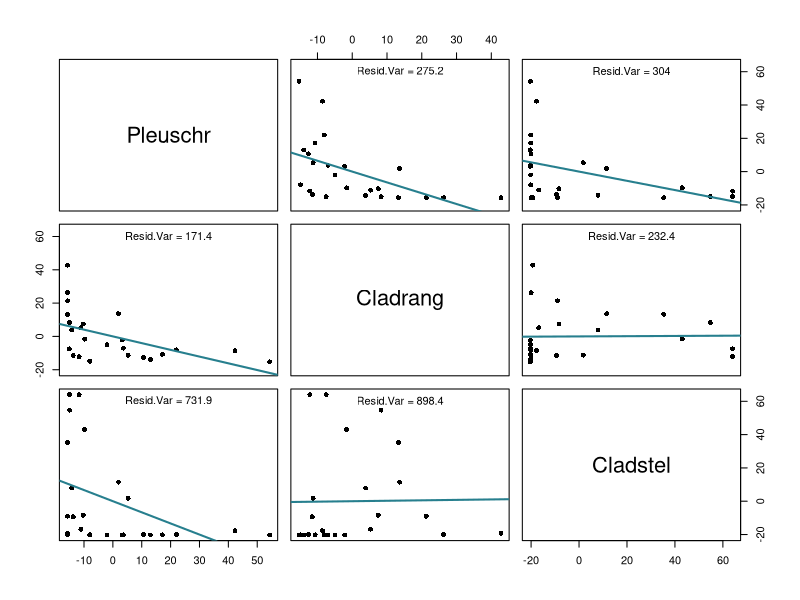
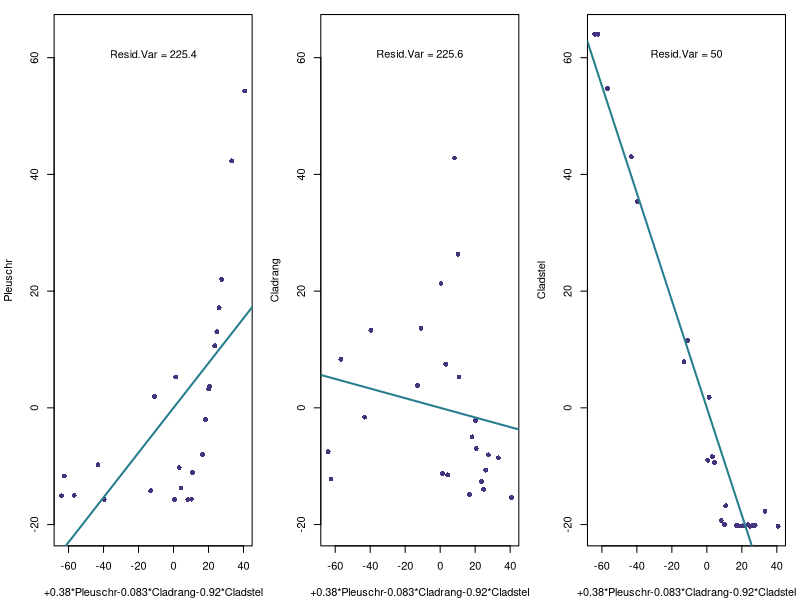
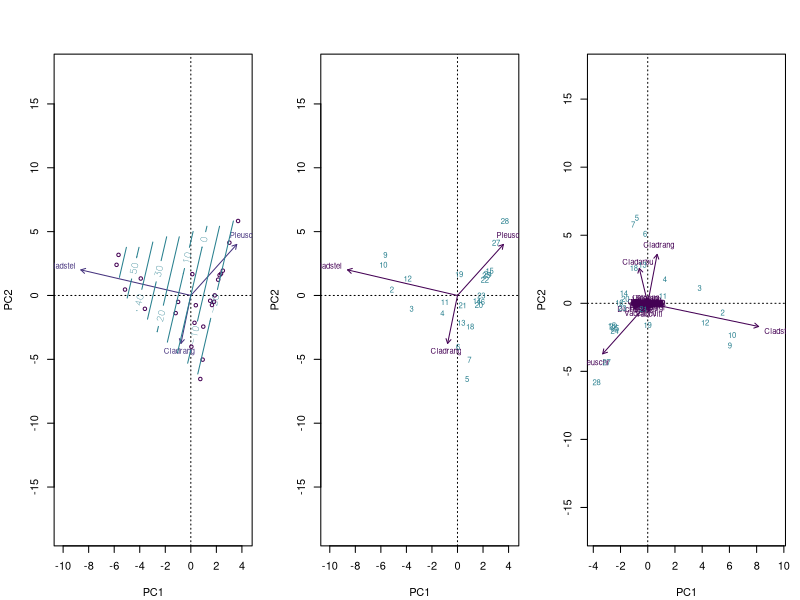
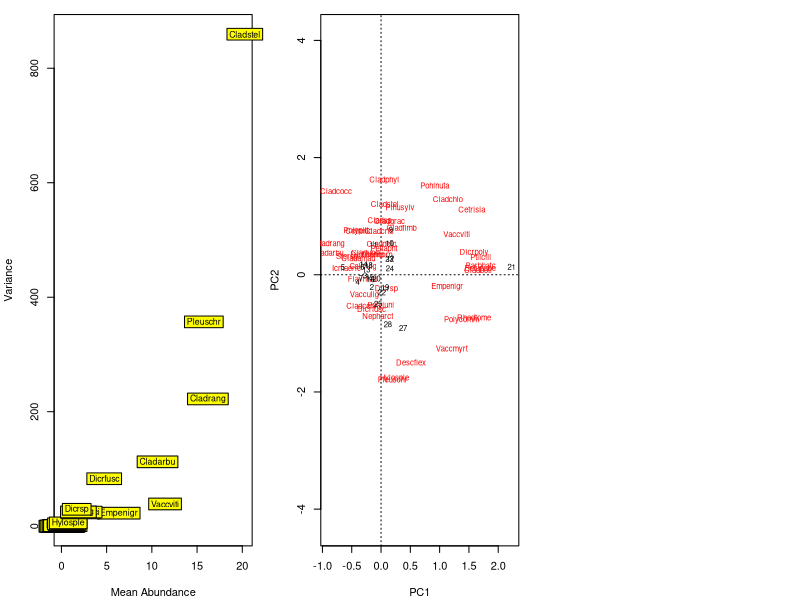

Write R code to recreate these figures, in order.
## ---- chunk 1
knitr::opts_chunk$set(comment=NA,
                      echo = FALSE, message = FALSE, warning = FALSE, cache = TRUE,
                      fig.align = 'center', fig.height = 4.5, fig.width = 8, dev = 'svg')
knitr::knit_hooks$set(crop.plot = knitr::hook_pdfcrop)
options(htmltools.dir.version = FALSE)
knitr::opts_chunk$set(rgl.newwindow = TRUE)
## ---- chunk 2
require('vegan')
data('varespec')
require('knitr')
require('viridis')
## ---- chunk 3
bott <- varespec[, c("Pleuschr","Cladrang","Cladstel")]
bott0 <- scale(bott, scale = FALSE)
par(mar=c(4,4,1,1)+.1)
palette(viridis(8))
panel.lm <- function(x, y, col.smooth = 1, ...)
{
    usr <- par("usr"); on.exit(par(usr))
    points(x, y, ...)
    mod <- lm(y ~ x)
    txt <- paste0("Resid.Var = ", round(summary(mod)$sigma^2, 1))
    abline(mod, col = col.smooth, lwd=2)
    text(mean(usr[1:2]), 0.9*usr[4], txt)
}
pairs(bott0, pch=16, col = 4, ylim = range(bott0), panel = panel.lm)
## ---- chunk 4
mod <- rda(bott0)
koef <- mod$CA$v[,1]
xlab = paste(formatC(koef,digits=2, flag="+"), names(koef), sep="*",collapse="")
PC1 <- (bott0 %*% mod$CA$v)[,1]
df <- data.frame(bott0)
palette(viridis(8))
par(mar=c(4,4,1,1)+.1, mfrow=c(1,3))
ylim <- range(bott0)
plot(Pleuschr ~ PC1, df, type="n", ylim=ylim, xlab=xlab)
panel.lm(PC1, df$Pleuschr, pch=16, col = 2, col.smooth=4)
plot(Cladrang ~ PC1, df, type="n", ylim=ylim, xlab=xlab)
panel.lm(PC1, df$Cladrang, pch=16, col = 2, col.smooth=4)
plot(Cladstel ~ PC1, df, type="n", ylim=ylim, xlab=xlab)
panel.lm(PC1, df$Cladstel, pch=16, col = 2, col.smooth=4)

## ---- chunk 5
par(mar=c(4,4,4,1)+.1)
palette(viridis(8))
biplot(mod, type = c("text","points"))
tmp <- ordisurf(mod ~ Cladstel, df, add = TRUE, col=4, knots=1)
## ---- chunk 6
par(mar=c(4,4,4,1)+.1)
palette(viridis(8))
biplot(mod, col=c(4,1))
## ---- chunk 7
par(mar=c(4,4,4,1)+.1)
palette(viridis(8))
modf <- rda(varespec)
biplot(modf, col=c(4,1))
## ---- chunk 8
par(mar=c(4,4,1,1)+.1)
v <- apply(varespec, 2, var)
plot(colMeans(varespec), v, xlab="Mean Abundance", ylab="Variance", type="n")
ordilabel(cbind(colMeans(varespec), v), priority = v, fill = "yellow")
## ---- chunk 9
mod1 <- rda(varespec, scale=TRUE)
palette(viridis(8))
par(mar=c(4,4,1,1)+.1)
plot(mod1, scaling="sites")
